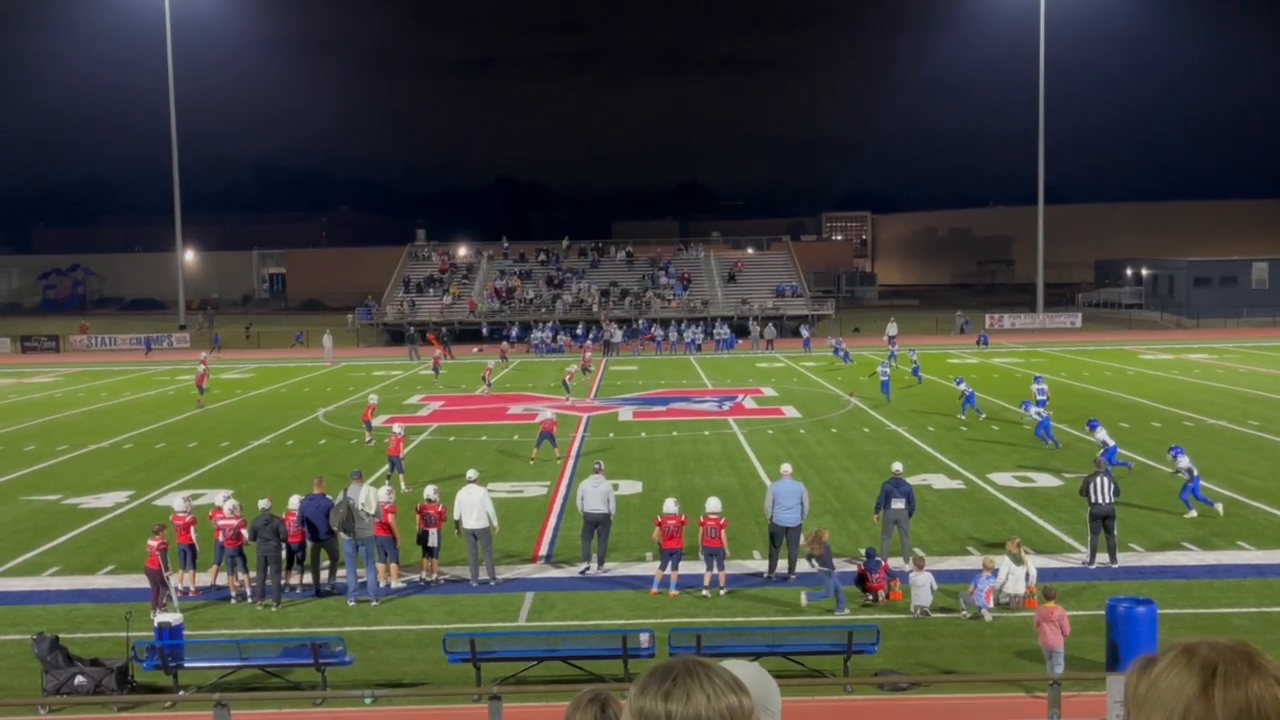
#> input picture frame 19 of video/manual_uploads/IMG_7575.MP4, 1280 x 720 px, given in place of the camera
$ python latency_check.py
#> lines starting #> are read from the running program, lines starting #| are printed output that depends on the picture
#!/usr/bin/env python3
"""Measure capture to display latency for a video source."""

import argparse
import logging
import os
import time
from typing import Union

import cv2

log = logging.getLogger(__name__)


def parse_source(src: str) -> Union[int, str]:
    try:
        return int(src)
    except ValueError:
        return src


def main() -> None:
    parser = argparse.ArgumentParser(description="Measure capture to display latency")
    parser.add_argument("source", nargs="?", default="0", help="Video file or camera index")
    parser.add_argument("--frames", type=int, default=100, help="Number of frames to sample")
    args = parser.parse_args()

    source = parse_source(args.source)
    cap = cv2.VideoCapture(source)
    if not cap.isOpened():
        raise RuntimeError(f"Unable to open source: {source}")

    if not os.environ.get("DISPLAY"):
        log.warning("DISPLAY not set; OpenCV GUI may be unavailable")
    try:
        cv2.namedWindow("frame", cv2.WINDOW_NORMAL)
    except cv2.error as e:
        raise RuntimeError(
            "OpenCV GUI not available. Run via xvfb "
            "(`xvfb-run -a python -m tools.latency_check`)."
        ) from e

    latencies = []
    for _ in range(args.frames):
        ret, frame = cap.read()
        if not ret:
            break
        capture_ts = time.time()
        # dummy processing step
        _ = cv2.cvtColor(frame, cv2.COLOR_BGR2GRAY)
        cv2.imshow("frame", frame)
        cv2.waitKey(1)
        display_ts = time.time()
        latencies.append((display_ts - capture_ts) * 1000.0)
#> this loop made 31 passes
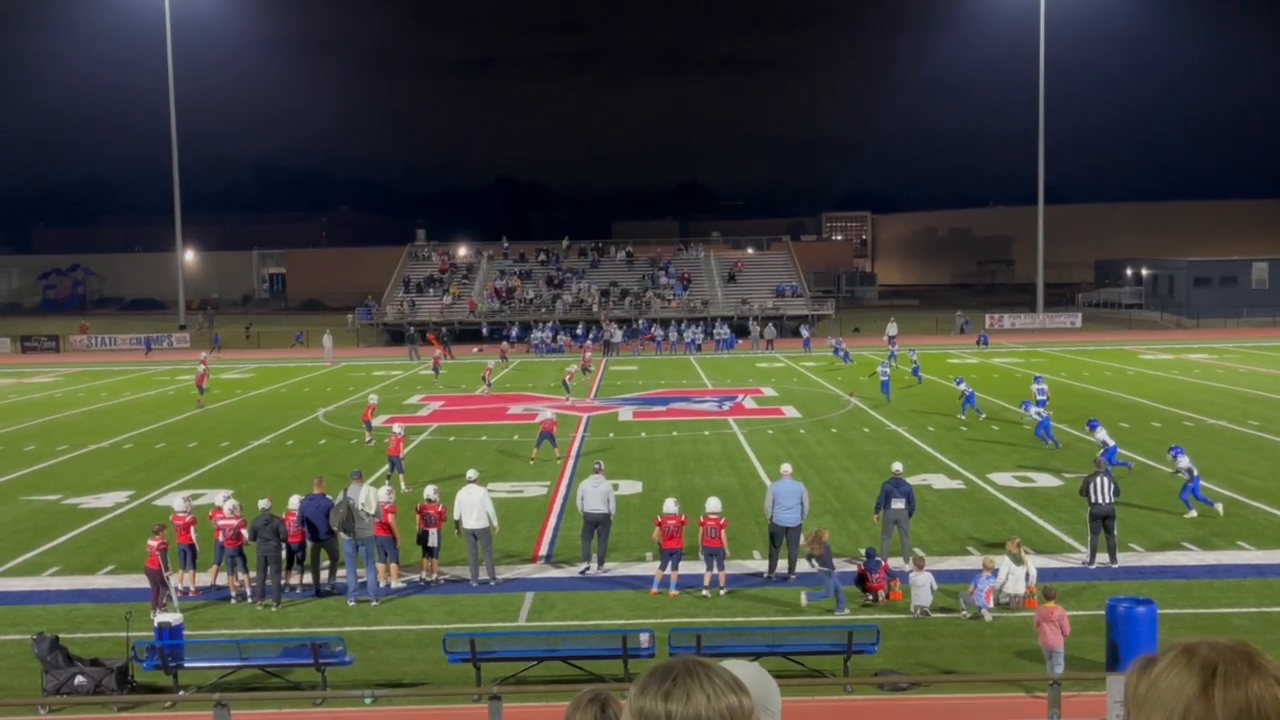
#> input picture frame 19 of video/manual_uploads/IMG_7575.MP4, 1280 x 720 px, given in place of the camera
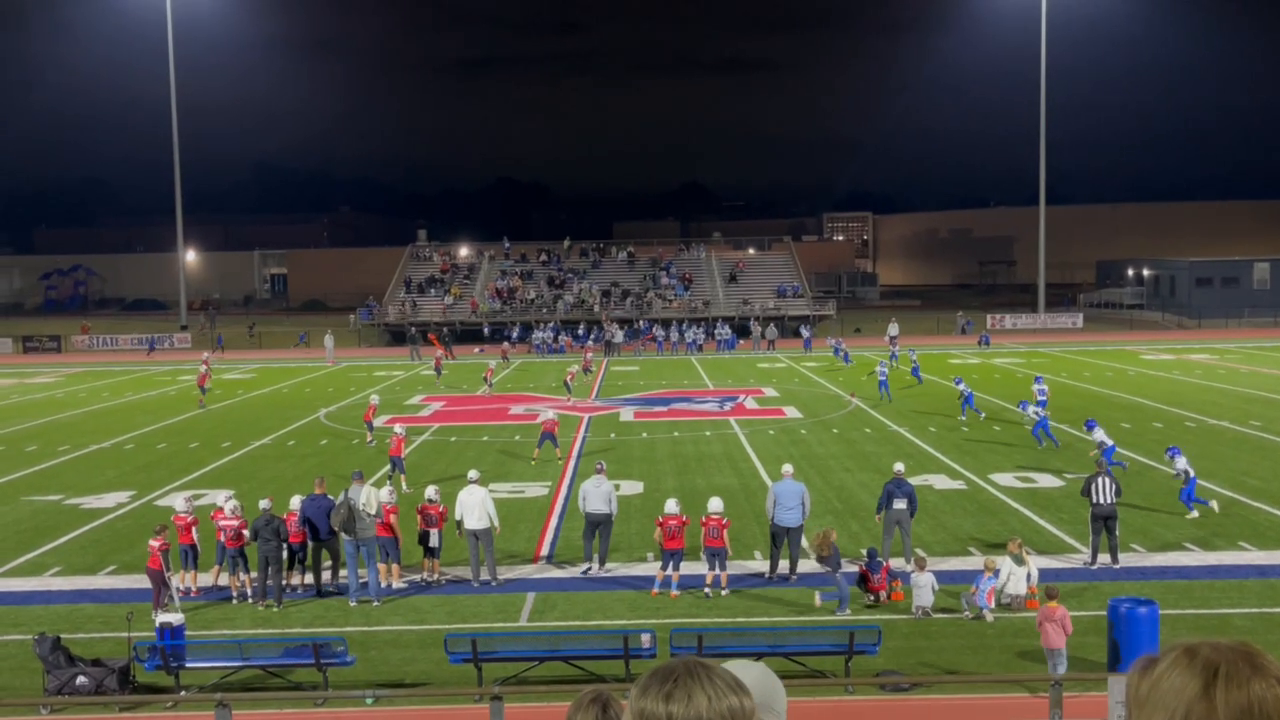
#> input picture frame 20 of video/manual_uploads/IMG_7575.MP4, 1280 x 720 px, given in place of the camera
#> pass 3, in main, `ret, frame = cap.read()`:
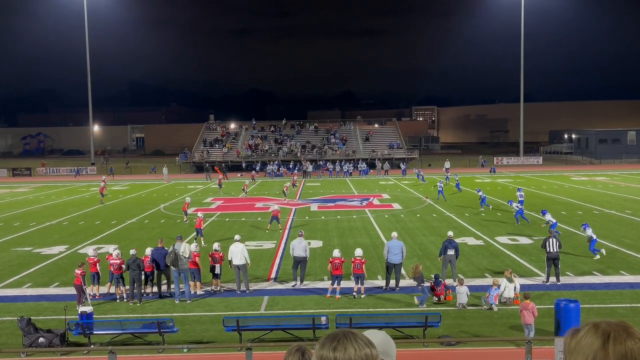
#> frame: shape (720, 1280, 3) (shown at 1/2 size); mean B, G, R 62.9, 78, 74.8
#> after the loop:
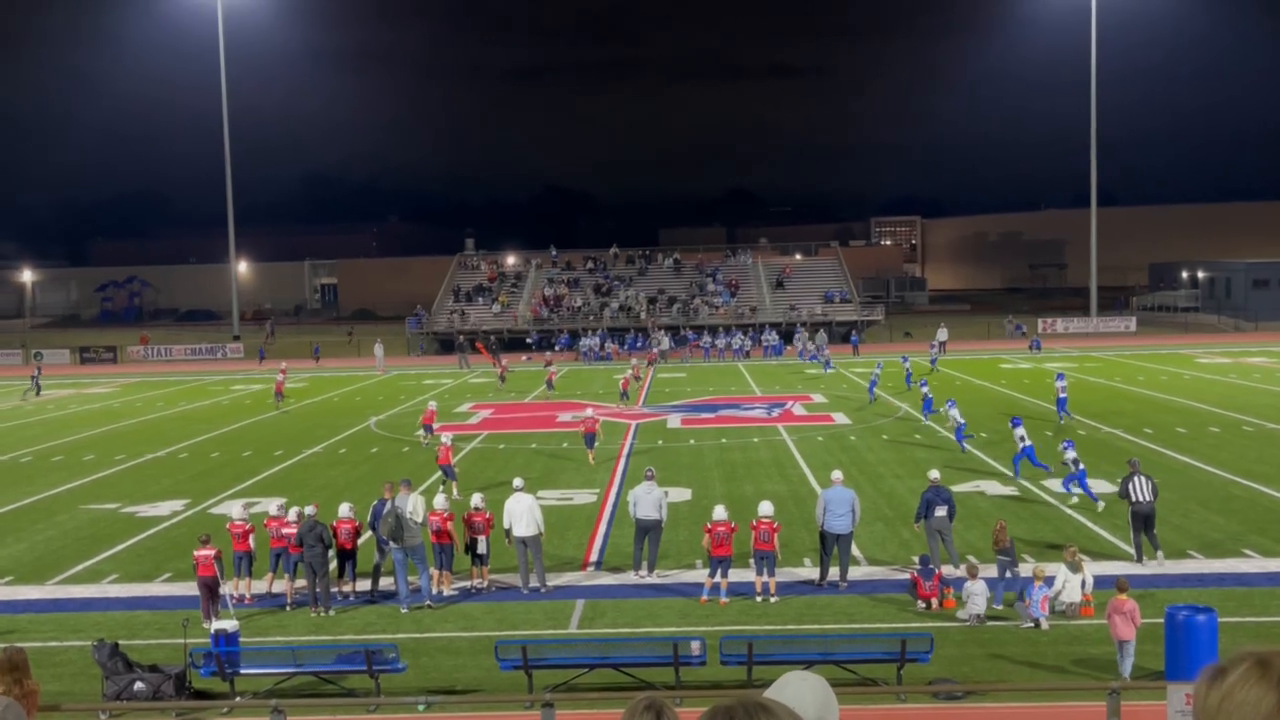
#> frame: shape (720, 1280, 3); mean B, G, R 63.9, 77.8, 74.4
#> after the loop, latencies = 30 values, max 1.34 at index 0, min 0.349 at index 22, mean 0.455
    cap.release()
    cv2.destroyAllWindows()

    assert latencies, "No frames processed"

    avg = sum(latencies) / len(latencies)
    maximum = max(latencies)
    print(f"Average latency: {avg:.1f} ms (max {maximum:.1f} ms)")
    if avg > 250 or maximum > 250:
        print("WARNING: Latency exceeds 250 ms target")


if __name__ == "__main__":
    main()

$ run again, starting later in the video
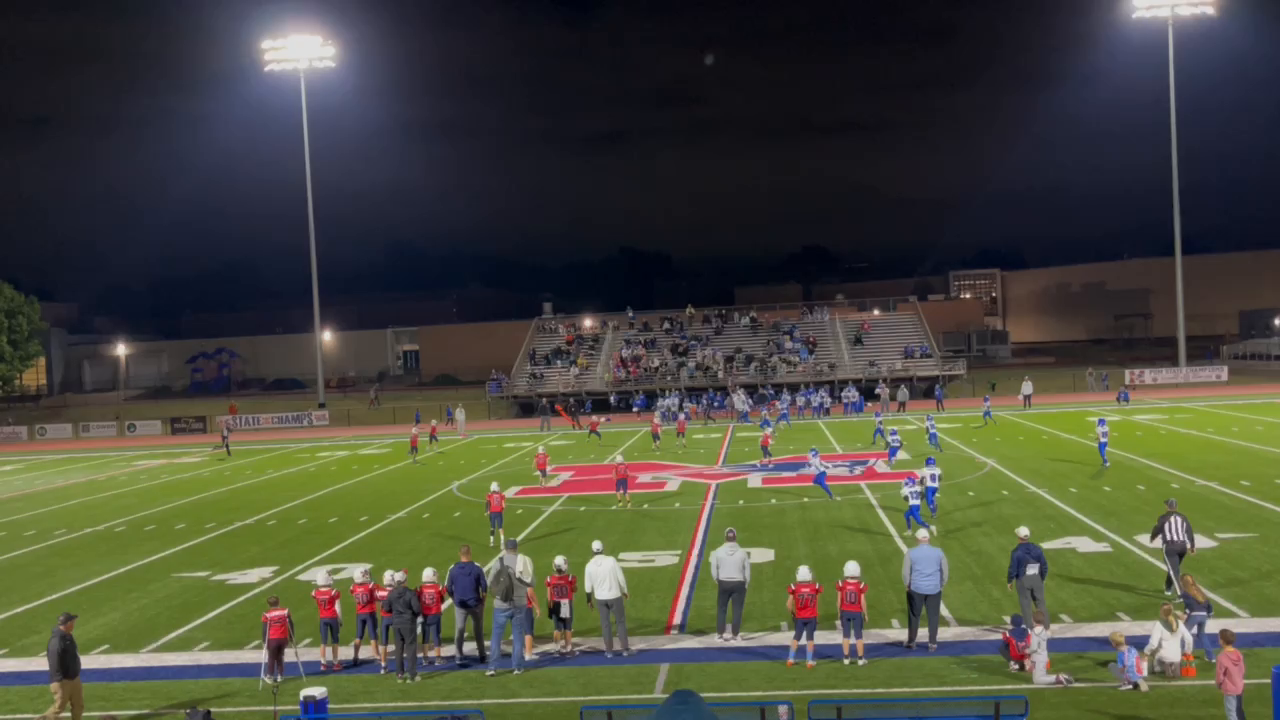
#> input picture frame 87 of video/manual_uploads/IMG_7575.MP4, 1280 x 720 px, given in place of the camera
#> the loop in main, `for _ in range(args.frames):` made 31 passes
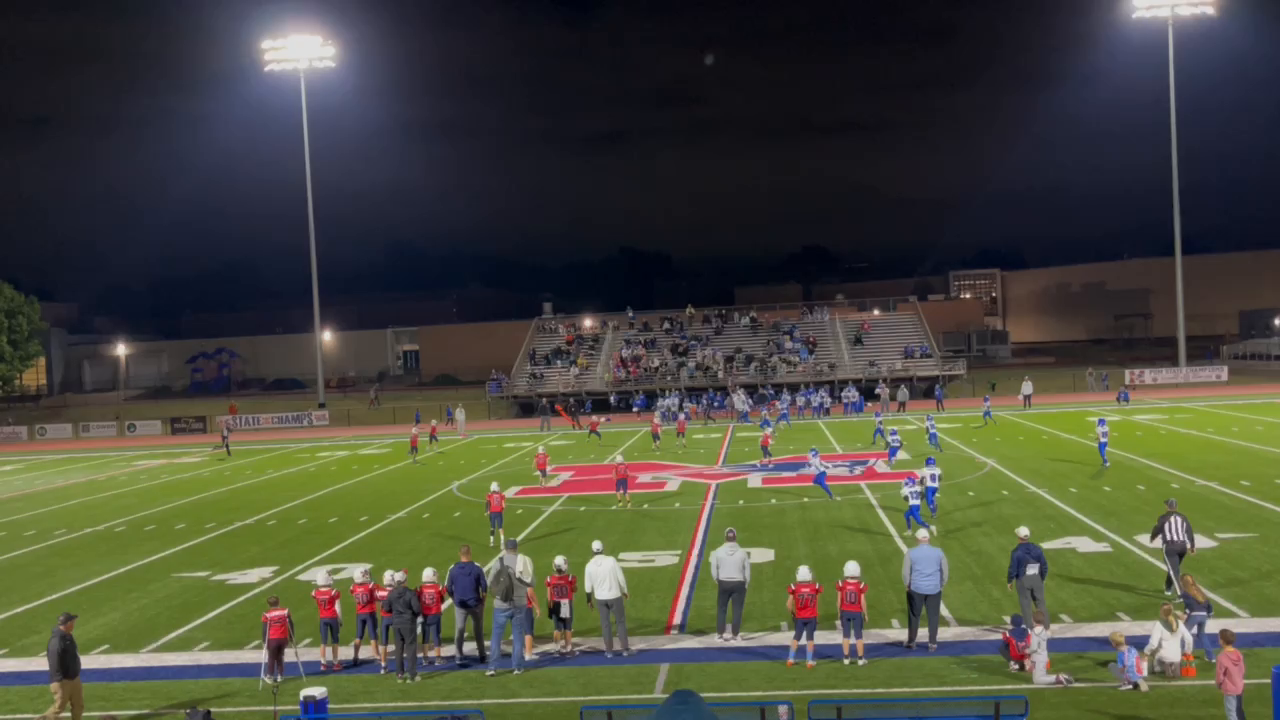
#> input picture frame 87 of video/manual_uploads/IMG_7575.MP4, 1280 x 720 px, given in place of the camera
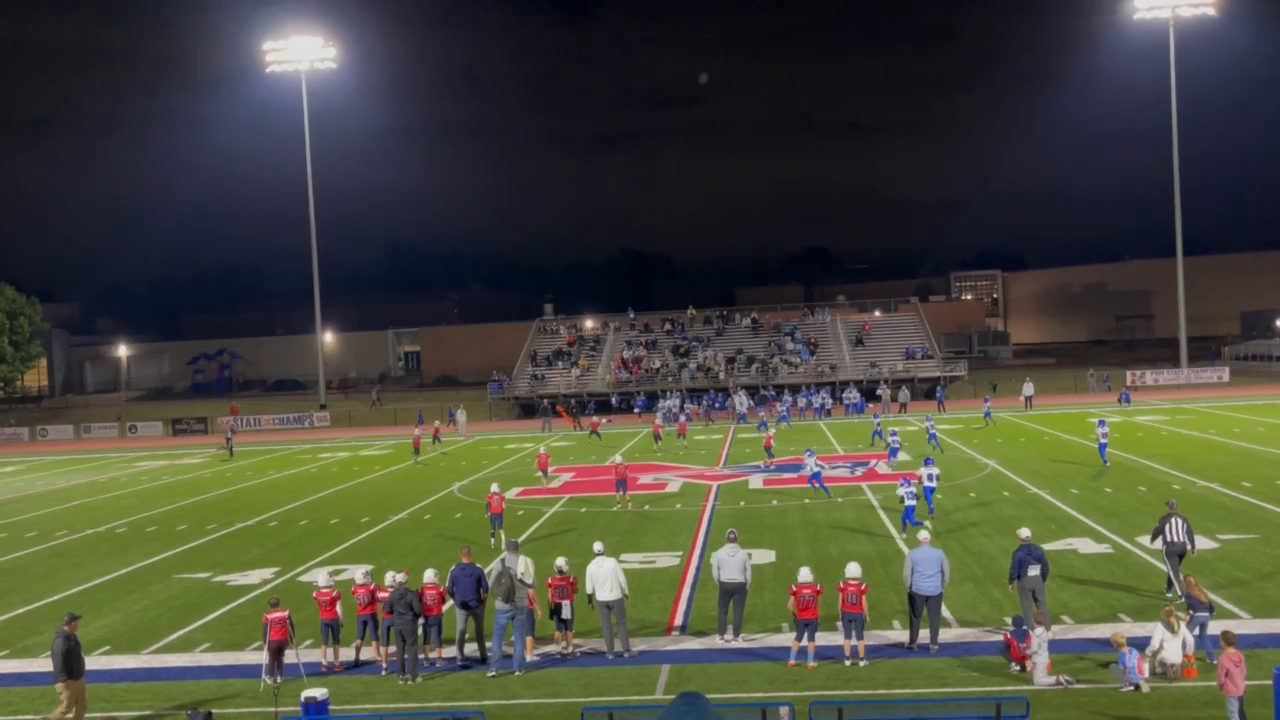
#> input picture frame 88 of video/manual_uploads/IMG_7575.MP4, 1280 x 720 px, given in place of the camera
#> after the loop in main, `for _ in range(args.frames):`:
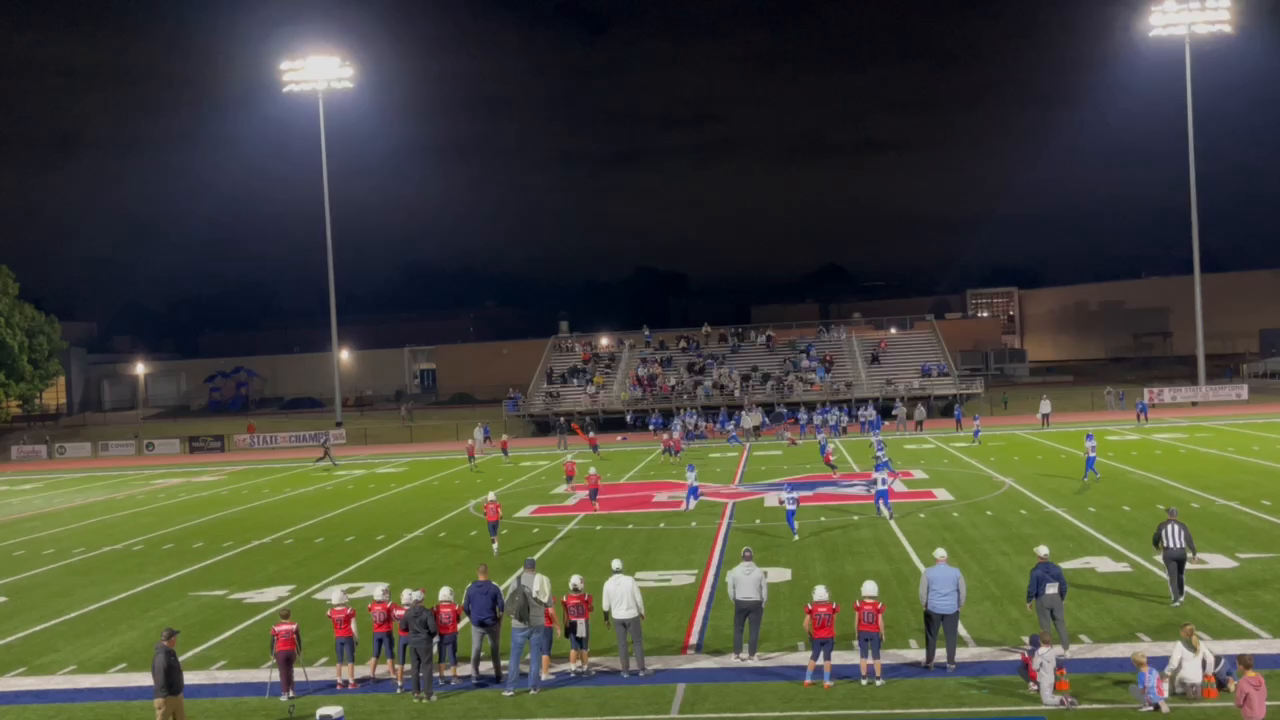
#> frame: shape (720, 1280, 3); mean B, G, R 59.4, 72.7, 71.3
#> after the loop in main, `for _ in range(args.frames):`: latencies = 30 values, max 1.43 at index 0, min 0.341 at index 22, mean 0.455
